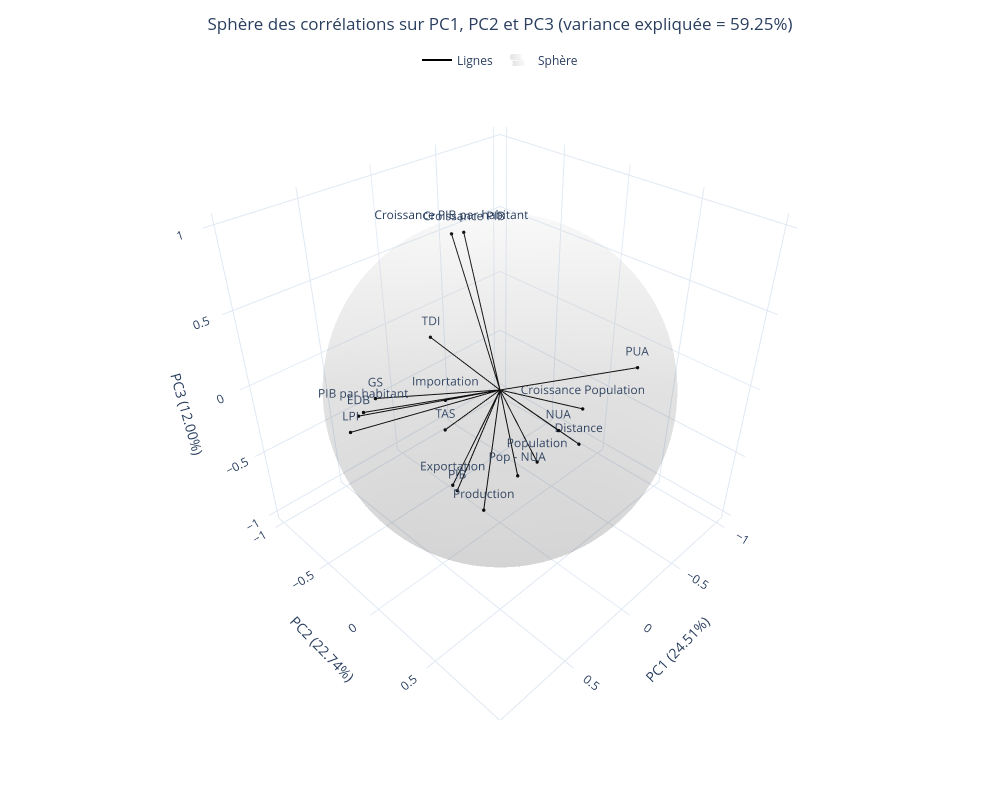

Notebook cell for this chart:
### Code cell
correlation_sphere(1, 2, 3)

### Figure 1 — Plotly figure (JSON) as saved in the notebook; plotly's stock layout.template omitted (floating-point values rounded to 4 significant figures; data arrays with more than 128 entries replaced by an {"elided": "..."} marker saying what was removed)
{"data": [{"hovertemplate": "PC1 (24.51%)=%{x}<br>PC2 (22.74%)=%{y}<br>PC3 (12.00%)=%{z}<br>text=%{text}<extra></extra>", "legendgroup": "", "marker": {"color": "black", "size": 2, "symbol": "circle"}, "mode": "markers+text", "name": "", "scene": "scene", "showlegend": false, "text": ["Production", "Importation", "Exportation", "TDI", "TAS", "Population", "Croissance Population", "Croissance PIB", "Croissance PIB par habitant", "PIB", "PIB par habitant", "NUA", "Pop - NUA", "PUA", "GS", "LPI", "EDB", "Distance"], "type": "scatter3d", "x": [0.6965, 0.3937, 0.5809, 0.1436, 0.3589, 0.5042, -0.3763, 0.05043, 0.1031, 0.742, 0.5823, 0.2896, 0.6022, -0.5536, 0.4316, 0.778, 0.661, -0.2193], "y": [0.5833, -0.02619, 0.2228, -0.4289, -0.08157, 0.7511, 0.3175, -0.2177, -0.2548, 0.4443, -0.548, 0.6943, 0.7194, 0.5486, -0.6328, -0.4007, -0.4818, 0.4301], "z": [-0.08188, 0.1156, -0.2223, 0.2332, -0.1387, 0.2123, -0.1667, 0.9253, 0.9217, -0.01324, -0.144, 0.2494, 0.1675, 0.1528, -0.1639, -0.101, -0.09329, -0.2809]}, {"line": {"color": "black"}, "mode": "lines", "name": "Lignes", "type": "scatter3d", "x": [0, 0.6965, null, 0, 0.3937, null, 0, 0.5809, null, 0, 0.1436, null, 0, 0.3589, null, 0, 0.5042, null, 0, -0.3763, null, 0, 0.05043, null, 0, 0.1031, null, 0, 0.742, null, 0, 0.5823, null, 0, 0.2896, null, 0, 0.6022, null, 0, -0.5536, null, 0, 0.4316, null, 0, 0.778, null, 0, 0.661, null, 0, -0.2193, null], "y": [0, 0.5833, null, 0, -0.02619, null, 0, 0.2228, null, 0, -0.4289, null, 0, -0.08157, null, 0, 0.7511, null, 0, 0.3175, null, 0, -0.2177, null, 0, -0.2548, null, 0, 0.4443, null, 0, -0.548, null, 0, 0.6943, null, 0, 0.7194, null, 0, 0.5486, null, 0, -0.6328, null, 0, -0.4007, null, 0, -0.4818, null, 0, 0.4301, null], "z": [0, -0.08188, null, 0, 0.1156, null, 0, -0.2223, null, 0, 0.2332, null, 0, -0.1387, null, 0, 0.2123, null, 0, -0.1667, null, 0, 0.9253, null, 0, 0.9217, null, 0, -0.01324, null, 0, -0.144, null, 0, 0.2494, null, 0, 0.1675, null, 0, 0.1528, null, 0, -0.1639, null, 0, -0.101, null, 0, -0.09329, null, 0, -0.2809, null]}, {"colorscale": [[0, "rgb(0, 0, 0)"], [0.09091, "rgb(16, 16, 16)"], [0.1818, "rgb(38, 38, 38)"], [0.2727, "rgb(59, 59, 59)"], [0.3636, "rgb(81, 80, 80)"], [0.4545, "rgb(102, 101, 101)"], [0.5455, "rgb(124, 123, 122)"], [0.6364, "rgb(146, 146, 145)"], [0.7273, "rgb(171, 171, 170)"], [0.8182, "rgb(197, 197, 195)"], [0.9091, "rgb(224, 224, 223)"], [1, "rgb(254, 254, 253)"]], "contours": {"x": {"highlight": false}, "y": {"highlight": false}, "z": {"highlight": false}}, "hoverinfo": "skip", "name": "Sphère", "opacity": 0.1, "showlegend": true, "showscale": false, "type": "surface", "x": {"elided": "100x100 float values"}, "y": {"elided": "100x100 float values"}, "z": {"elided": "100x100 float values"}}], "layout": {"height": 800, "legend": {"orientation": "h", "tracegroupgap": 0, "x": 0.5, "xanchor": "center", "y": 1, "yanchor": "middle"}, "margin": {"t": 60}, "scene": {"domain": {"x": [0, 1], "y": [0, 1]}, "xaxis": {"title": {"text": "PC1 (24.51%)"}}, "yaxis": {"title": {"text": "PC2 (22.74%)"}}, "zaxis": {"title": {"text": "PC3 (12.00%)"}}}, "title": {"text": "Sphère des corrélations sur PC1, PC2 et PC3 (variance expliquée = 59.25%)", "x": 0.5}, "width": 1000}}
